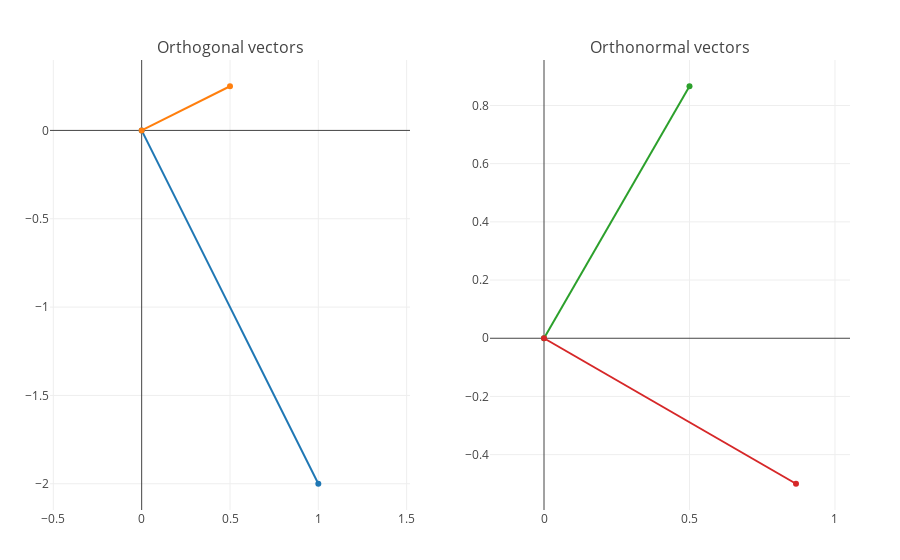

The notebook cell this image was saved under:
### Code cell
x = [1, -2]; y = [2, 1] / 4
tr = [ scatter(x=[0,x[1]], y=[0,x[2]],
          showlegend=false), 
       scatter(x=[0,y[1]], y=[0,y[2]],
          showlegend=false)
     ]
la = Layout(yaxis_scaleanchor="x",
        title="Orthogonal vectors",
        showlegend=false) 
p1 = plot(tr,la)
        
t = pi/3; 
x = [cos.(t), sin.(t)]; y = [x[2], -x[1]]
tr = [ scatter(x=[0,x[1]], y=[0,x[2]],
          showlegend=false), 
       scatter(x=[0,y[1]], y=[0,y[2]],
          showlegend=false)
     ]
la = Layout(yaxis_scaleanchor="x2",title="Orthonormal vectors") 
p2 = plot(tr,la)

[p1 p2]

### Figure 1 — Plotly figure (JSON) as saved in the notebook; plotly's stock layout.template omitted (floating-point values rounded to 4 significant figures)
{"data": [{"showlegend": false, "type": "scatter", "x": [0, 1], "xaxis": "x1", "y": [0, -2], "yaxis": "y1"}, {"showlegend": false, "type": "scatter", "x": [0, 0.5], "xaxis": "x1", "y": [0, 0.25], "yaxis": "y1"}, {"showlegend": false, "type": "scatter", "x": [0, 0.5], "xaxis": "x2", "y": [0, 0.866], "yaxis": "y2"}, {"showlegend": false, "type": "scatter", "x": [0, 0.866], "xaxis": "x2", "y": [0, -0.5], "yaxis": "y2"}], "layout": {"annotations": [{"font": {"size": 16}, "showarrow": false, "text": "Orthogonal vectors", "x": 0.225, "xanchor": "center", "xref": "paper", "y": 1, "yanchor": "bottom", "yref": "paper"}, {"font": {"size": 16}, "showarrow": false, "text": "Orthonormal vectors", "x": 0.775, "xanchor": "center", "xref": "paper", "y": 1, "yanchor": "bottom", "yref": "paper"}], "margin": {"b": 50, "l": 50, "r": 50, "t": 60}, "xaxis1": {"anchor": "y1", "domain": [0, 0.45]}, "xaxis2": {"anchor": "y2", "domain": [0.55, 1]}, "yaxis1": {"anchor": "x1", "domain": [0, 1], "scaleanchor": "x"}, "yaxis2": {"anchor": "x2", "domain": [0, 1], "scaleanchor": "x2"}}}
